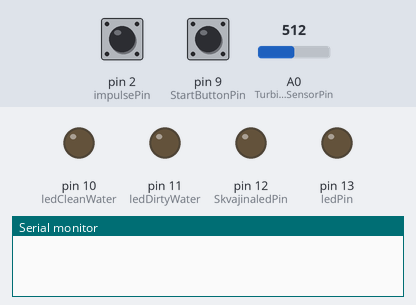
Recording of a sketch running on a simulated Arduino Uno, built with avr-gcc and run on an emulated ATmega328P. Shown: output pins drawn as LEDs (lit = HIGH), the last lines printed to the serial monitor. The test bench sets the inputs (shaded band); at power-on: pin 2 (impulsePin) LOW, pin 9 (StartButtonPin) LOW, A0 (TurbiditySensorPin) = 512.

Above: at 1.2 s.
1.3 s: pin 2 (impulsePin) pulled HIGH for 0.15 s
At 1.37 s:
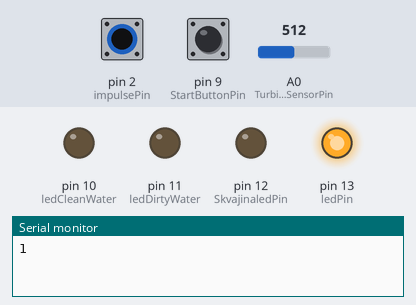
2.9 s: pin 9 (StartButtonPin) pulled HIGH for 0.15 s
At 3.2 s:
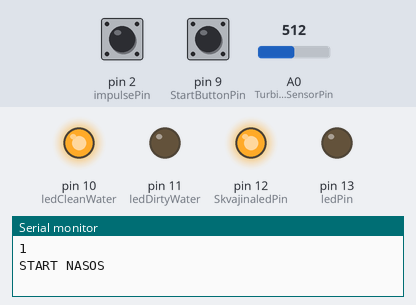
4.5 s: pin 2 (impulsePin) pulled HIGH for 1 s
At 5.3 s:
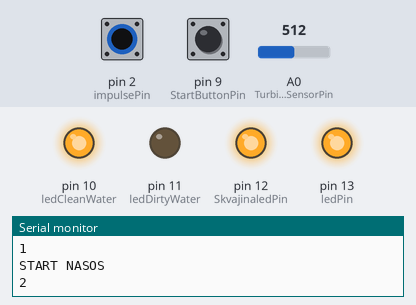
7.0 s: A0 (TurbiditySensorPin) set to 359
8.5 s: A0 (TurbiditySensorPin) set to 335
At 9.7 s:
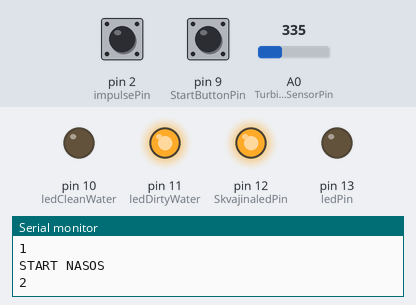
11.5 s: pin 2 (impulsePin) pulled HIGH for 3.2 s
At 12.1 s:
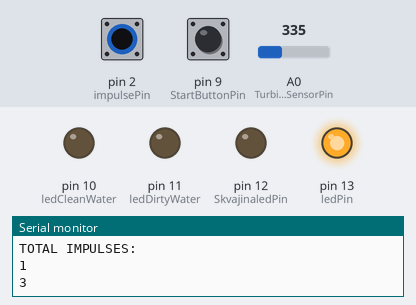
Timing chart, 0 to 16.2 s (numbered marks = the images above; inputs shaded):
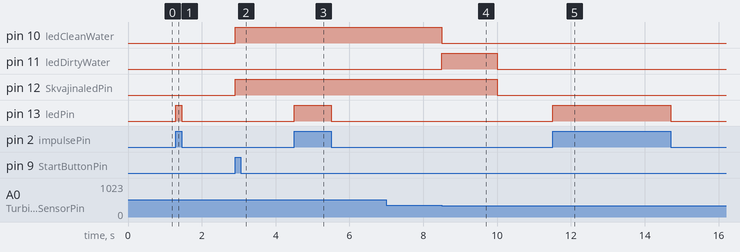

Measured:
- the behaviour switches between 350 and 349 on A0 (TurbiditySensorPin) (found by bisection; images 3 and 4)
- after the input at 1.3 s, pin 13 (ledPin): LOW → HIGH at once, → LOW 0.15 s later
- after the input at 2.9 s, pin 10 (ledCleanWater), pin 12 (SkvajinaledPin): LOW → HIGH at once
- after the input at 4.5 s, pin 13 (ledPin): LOW → HIGH at once, → LOW 1.0 s later
- after the input at 7.0 s, every drawn part: stays the same
- after the input at 8.5 s, pin 10 (ledCleanWater): HIGH → LOW after 0.00 s instead of 1.5 s; pin 11 (ledDirtyWater): LOW → HIGH at once, → LOW 1.5 s later
- after the input at 11.5 s, pin 13 (ledPin): LOW → HIGH at once, → LOW 3.2 s later

The sketch:

SKV.ino
```cpp
/* Модуль управления скважиной */

/* Переменные аппаратных входов */
const int StartButtonPin      = 9;     // Аппаратная кнопка запуска насоса скважины
const int impulsePin          = 2;     // Цифровой вход для подачи импульсов от счетчика для защиты насоса от сухого хода
const int TurbiditySensorPin  = A0;    // Аналоговый вход с датчика прозрачности

/* Переменные аппаратных выходов */
const int ledPin          =  13;       // Индикатор импульсов от счетчика
const int SkvajinaledPin  =  12;       // Выход включения насоса - подключается к автоматике скважины (HIGH-включено/LOW-выключено)
const int ledCleanWater   =  10;       // Выход на реле клапана чистой воды
const int ledDirtyWater   =  11;       // Выход на реле клапана грязной воды

/* Переменные значений входов и выходов */
int Turbidity   = 0;                   // Переменная для получения значений датчика прозрачности
int PulseState  = 0;                   // Переменная для получения значений входа импульсов


/* Служебные переменные и константы */
const long intervalDryWork    = 10000;   // Интервал за который проверяется количество импульсов счетчика (10 сек.) - защита насоса скважины от сухого хода
unsigned long previousMillis  = 0;       // Переменная для хранения интервала для подсчета импульсов
const int minTurbidity        = 350;     // Минимальное значение прозрачности (всё что меньше будет сливаться в дренаж)

int impulses            = 0;          // Переменная для подсчета импульсов внутри интервала (10 сек).
int CommulativeImpulses = 0;          // Накопительный счетчик импульсов - собирается за сеанс "откачки" (от старта до стопа!)
bool SkvajNasos         = false;      // Скважинный насос ВКЛ/ВЫКЛ

/* вход impulsePin может находиться в состоянии HIGH несколько циклов LOOP а нужно считать импульсом только одно его взведение в HIGH */
bool ImpulseUpdated = false;          // Переменная-флаг для корректного подсчета импульсов.


void setup() {

  Serial.begin(9600);
  // Инициализация входов/выходов
  pinMode(ledPin, OUTPUT);
  pinMode(SkvajinaledPin, OUTPUT);

  pinMode(ledCleanWater, OUTPUT);
  pinMode(ledDirtyWater, OUTPUT);

  pinMode(impulsePin, INPUT);
  pinMode(StartButtonPin, INPUT);
}

void loop()
{
  /*-------------------- BEGIN Блок работы скважины ----------------*/
  TurbidityCheck();                   // Проверка прозрачности
  StartSkvajinaRequest();             // Процедура старта насоса скважины - стартует по значению переменной SkvajNasos == true
  ScanImpulse();                      // Защита от сухого хода
  /*--------------------- END Блок работы скважины -----------------*/
}

/* Процедура проверки прозрачности воды
  Если насос работает, считываем показания датчика прозрачности.
  В случае если прозрачность меньше пороговой minTurbidity - вызываем процедуру "Грязной воды",
  иначе вызываем процедуру "Чистой воды".
*/
void TurbidityCheck()
{
  if (SkvajNasos == true)
  {
    Turbidity = analogRead(TurbiditySensorPin);
    if (Turbidity < minTurbidity)
    {
      DirtyWater();
    }
    else
    {
      CleanWater();
    }
    //Serial.println(Turbidity);
  }
  else
  {
    CloseWaterValves();
  }
}

/* Процедура защиты от сухого хода и непосредственного управления насосом скважины */
void ScanImpulse()
{
  unsigned long currentMillis = millis();

  PulseState = digitalRead(impulsePin);

  if (SkvajNasos == true)
  {
    TurnSkvajNasosOn();
  }
  else
  {
    TurnSkvajNasosOff();
  }

  if (currentMillis - previousMillis >= intervalDryWork)
  {
    previousMillis = currentMillis;
    if (SkvajNasos == true)
    {
      if (impulses < 10)
      {
        SkvajNasos = false;
        Serial.println("STOP...");
        Serial.println("TOTAL IMPULSES: ");
        Serial.println(CommulativeImpulses);
      }
      else
      {
        impulses = 0;
      }
    }
  }

  if (PulseState == HIGH)
  {
    if (ImpulseUpdated == false) {
      impulses++;
      CommulativeImpulses++;
      ImpulseUpdated = true;
      Serial.println(impulses);
    }
    digitalWrite(ledPin, HIGH);
  }
  else
  {
    ImpulseUpdated = false;
    digitalWrite(ledPin, LOW);
  }

}

/* Процедура включения скважинного насоса */
void StartSkvajinaRequest()
{
  int StartSkvajinaButton = 0;                          // Переменная для кнопки включения скважины
  StartSkvajinaButton = digitalRead(StartButtonPin);
  if (StartSkvajinaButton  == HIGH) {
    if (SkvajNasos == false)
    {
      CommulativeImpulses = 0;
      Serial.println("START NASOS");
      SkvajNasos = true;
    }
  }
}

/* Процедуры управления силовой частью - РЕЛЕ - BEGIN */
void TurnSkvajNasosOn(){
  digitalWrite(SkvajinaledPin, HIGH);
}

void TurnSkvajNasosOff(){
  digitalWrite(SkvajinaledPin, LOW);
}

void DirtyWater(){
  digitalWrite(ledDirtyWater, HIGH);
  digitalWrite(ledCleanWater, LOW);
}

void CleanWater(){
  digitalWrite(ledCleanWater, HIGH);
  digitalWrite(ledDirtyWater, LOW);
}

void CloseWaterValves(){
  digitalWrite(ledCleanWater, LOW);
  digitalWrite(ledDirtyWater, LOW);
}
/* Процедуры управления силовой частью - РЕЛЕ - END */
```
